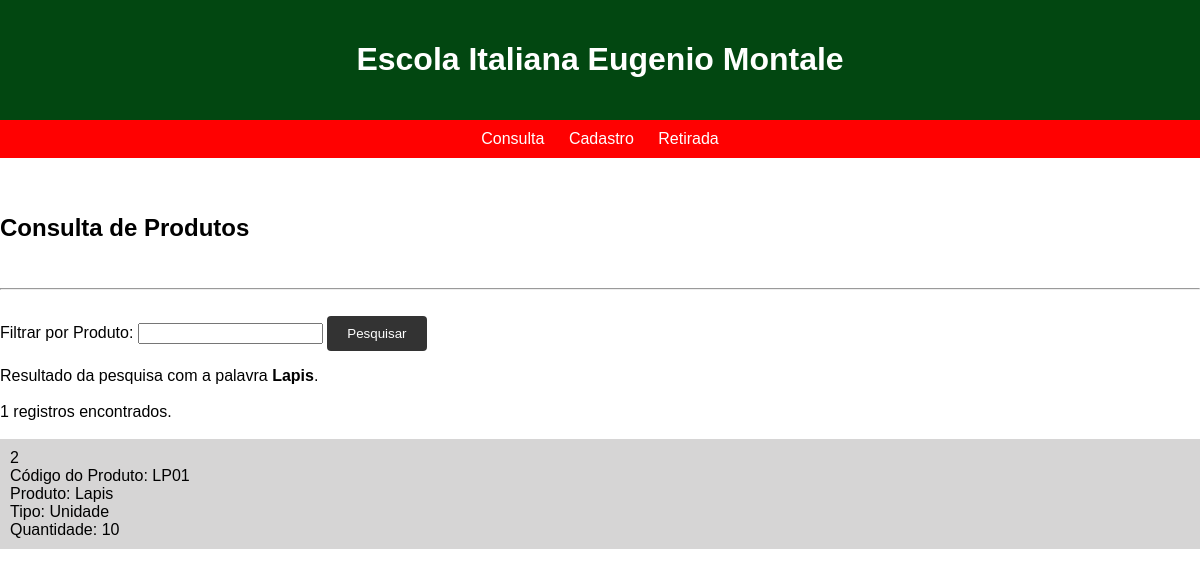
Page /consulta.php?filtro=Lapis on the committed database.
### tables this page shows
CREATE TABLE `estoque` (
  `id` int(11) NOT NULL,
  `CodProduto` varchar(4) NOT NULL,
  `NomeProduto` varchar(70) NOT NULL,
  `Tipo` enum('Pacote','Unidade') DEFAULT NULL,
  `qtidadeProduto` int(11) NOT NULL
);

### consulta.php (the view, shortened to what this page needs)
<?php
include_once("conexao.php");
$filtro = isset($_GET['filtro'])?$_GET['filtro']:"";
$sql = "select * from estoque where NomeProduto like '%$filtro%' order by CodProduto";
$consulta = mysqli_query($conn,$sql);
$registros = mysqli_num_rows($consulta);
?>
<html lang="pt-br">
    <head>
        <link rel="stylesheet" type="text/css" href="./css/consulta.css">
    </head>
    <body>
        <header>
            <h1>Escola Italiana Eugenio Montale</h1>
        </header>
        <nav>
            <a href="consulta.php">Consulta</a>
            <a href="index.php">Cadastro</a>
            <a href="excluir.php">Retirada</a>
        </nav>
        <section><br><br>
            <h2>Consulta de Produtos</h2><br>
            <hr><br>
            <form method="get" action="">
                Filtrar por Produto: <input type="text" name="filtro" class="campo" required autofocus>
                <input type="submit" value="Pesquisar">
            </form>
        <?php
        print "Resultado da pesquisa com a palavra <strong>$filtro</strong>.<br><br>";
        print "$registros registros encontrados.";
        print "<br><br>";
        while($exibirRegistros = mysqli_fetch_array($consulta)){
            $codigo = $exibirRegistros[0];
            $CodProduto = $exibirRegistros[1];
            $NomeProduto = $exibirRegistros[2];
            $Tipo = $exibirRegistros[3];
            $qtidadeProduto = $exibirRegistros[4];
            print "<article>";
            print "$codigo<br>";
            print "Código do Produto: $CodProduto<br>";
            print "Produto: $NomeProduto<br>";
            print "Tipo: $Tipo<br>";
            print "Quantidade: $qtidadeProduto";
            print "</article>";
        }
        ?>
    </body>
</html>

### css/consulta.css (style rules this page uses)
body { font-family: Arial, sans-serif; margin: 0; padding: 0; }
header { background-color: #024711; color: #fff; padding: 20px; text-align: center; }
nav { background-color: #ff0101; padding: 10px; text-align: center; }
nav a { color: #fff; text-decoration: none; margin: 0 10px; }
article { width: 100%; box-sizing: border-box; padding: 10px; background-color: #d6d5d5; margin-bottom: 5px; }
input[type="submit"] { background-color: #333; color: #fff; padding: 10px 20px; border: none; border-radius: 4px; cursor: pointer; }

### rows in the picture
estoque: id "2", CodProduto "LP01", NomeProduto "Lapis", Tipo "Unidade", qtidadeProduto "10"

### other values in the picture
$filtro "Lapis"
$registros "1"
